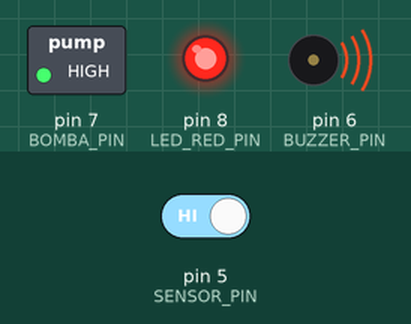
Simulated run of this sketch. Board: Arduino Uno, built with avr-gcc and run on an emulated ATmega328P. Shown: switched loads named in the sketch (green lamp = pin HIGH), output pins drawn as LEDs (lit = HIGH), buzzer (waves = sounding, pin HIGH). The test bench sets the inputs (shaded band); at power-on: pin 5 (SENSOR_PIN) HIGH.

Above: at 1.2 s.
1.3 s: pin 5 (SENSOR_PIN) driven LOW
At 2.4 s:
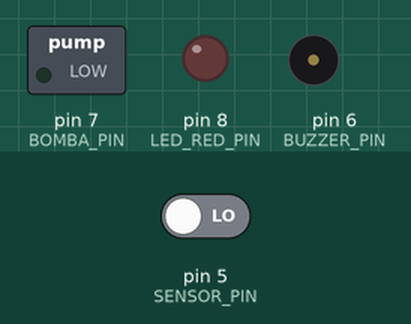
4.3 s: pin 5 (SENSOR_PIN) driven HIGH
At 4.7 s:
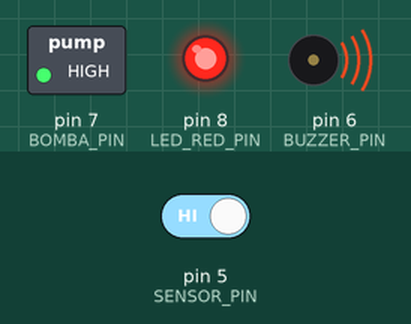
Timing chart, 0 to 7.3 s (numbered marks = the images above; inputs shaded):
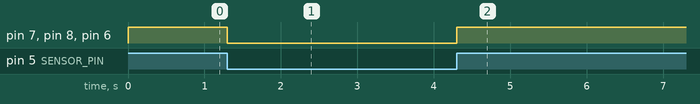

The sketch:

anti-enchente.ino
```cpp
/*
   Curso de Arduino e AVR 105

   WR Kits Channel

   Alarme de Nível de Água

   Autor: Eng. Wagner Rambo  Data: Fevereiro de 2017

   www.wrkits.com.br | facebook.com/wrkits | youtube.com/user/canalwrkits
*/

// =============================================================================================================
// --- Mapeamento de Hardware ---
#define SENSOR_PIN 5         // Sensor de nível de água
#define BUZZER_PIN 6         // Buzzer contínuo 5V
#define BOMBA_PIN 7          // Bomba d'água
#define LED_RED_PIN 8        // LED vermelho

// =============================================================================================================
// --- Protótipo das funções auxiliares ---
void read_sensor();            // Função para leitura do sensor e acionamento da bomba

// =============================================================================================================
// --- Declaração de variáveis globais ---
volatile short counterT2 = 0; // Contador auxiliar para o Timer2

// =============================================================================================================
// --- Interrupção ---
ISR(TIMER2_OVF_vect)
{
    counterT2++;               // Incrementa contador auxiliar do Timer2

    if (counterT2 >= 100) {    // Chegou a 100 contagens?
        counterT2 = 0;         // Reinicia o contador

        // Inverte estado do buzzer (soa alarme)
        digitalWrite(BUZZER_PIN, !digitalRead(BUZZER_PIN));
    }
}

// =============================================================================================================
// --- Configurações iniciais ---
void setup()
{
    // -- Direção dos I/Os --
    pinMode(BUZZER_PIN, OUTPUT);     // Saída para o buzzer
    pinMode(BOMBA_PIN, OUTPUT);      // Saída para a bomba d'água
    pinMode(SENSOR_PIN, INPUT_PULLUP); // Entrada para o sensor com pull-up interno
    pinMode(LED_RED_PIN, OUTPUT);    // Saída para LED vermelho

    // -- Inicialização das saídas --
    digitalWrite(BUZZER_PIN, LOW);   // Desliga buzzer
    digitalWrite(BOMBA_PIN, LOW);    // Desliga bomba
    digitalWrite(LED_RED_PIN, LOW);  // Desliga LED vermelho

    // -- Registradores de configuração do Timer2 --
    TCCR2A = 0x00;                // Timer operando em modo normal
    TCCR2B = (1 << CS22) | (1 << CS21) | (1 << CS20); // Prescaler 1:1024
    TCNT2  = 0x00;                // Inicializa o contador do Timer2
    TIMSK2 = (1 << TOIE2);        // Habilita interrupção do Timer2
}

// =============================================================================================================
// --- Loop Infinito ---
void loop()
{
    read_sensor();
}

// =============================================================================================================
// --- Funções Auxiliares ---
void read_sensor()              // Função para leitura do sensor e acionamento da bomba
{
    if (digitalRead(SENSOR_PIN)) { // Atingiu o nível de água limite?
        digitalWrite(BOMBA_PIN, HIGH);   // Liga bomba
        digitalWrite(LED_RED_PIN, HIGH); // Liga LED
        digitalWrite(BUZZER_PIN, HIGH);  // Liga buzzer
    } else {
        digitalWrite(BUZZER_PIN, LOW);   // Desliga buzzer
        digitalWrite(BOMBA_PIN, LOW);    // Desliga bomba
        digitalWrite(LED_RED_PIN, LOW);  // Desliga LED
    }
}
```

Measured:
- after the input at 1.3 s, pin 7 (BOMBA_PIN), pin 8 (LED_RED_PIN), pin 6 (BUZZER_PIN): HIGH → LOW at once
- after the input at 4.3 s, pin 7 (BOMBA_PIN), pin 8 (LED_RED_PIN), pin 6 (BUZZER_PIN): LOW → HIGH at once
